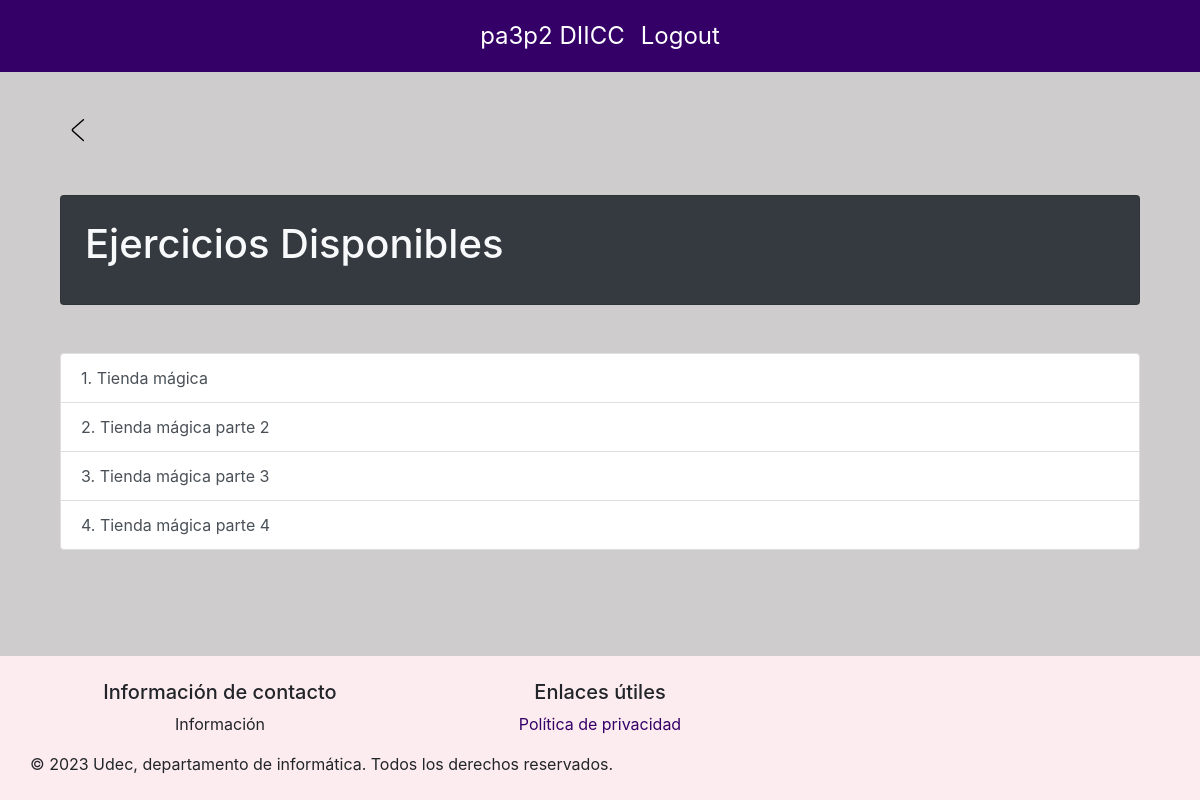
/dashEstudiante/1/serie/1 (signed in), run on an earlier commit of the app's database.
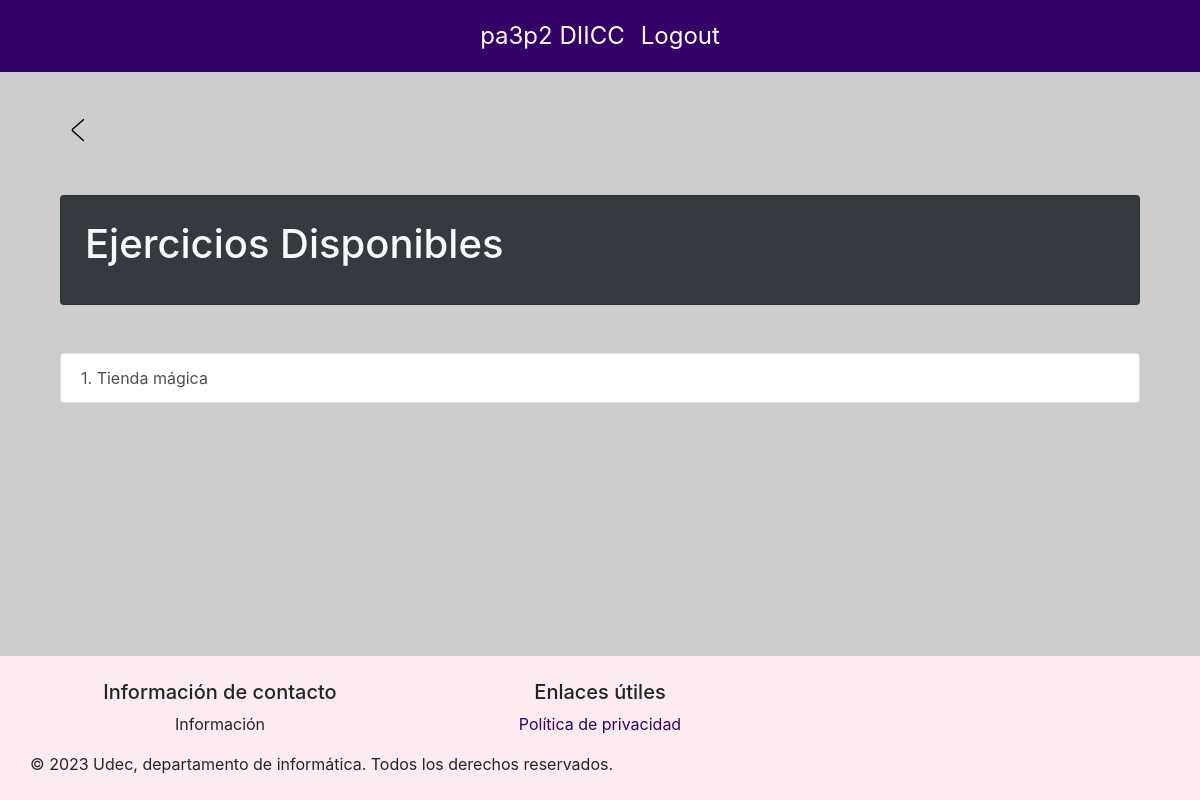
And on a later commit of the database.
### basedatos/modelos.py (models this page shows, shortened)
class Ejercicio(db.Model):
    id = db.Column(db.Integer, primary_key=True)
    nombre = db.Column(db.String(50), nullable=False, unique=True)
    path_ejercicio = db.Column(db.String(200), nullable=False)
    enunciado = db.Column(db.String(), nullable=False)
    id_serie = db.Column(db.Integer, db.ForeignKey('serie.id'), nullable=False)
    serie = db.relationship('Serie', back_populates='ejercicios')

### main.py (the view)
@app.route('/dashEstudiante/<int:estudiante_id>/serie/<int:serie_id>', methods=['GET', 'POST'])
@login_required
def detallesSeriesEstudiantes(estudiante_id, serie_id):
    if not verify_estudiante(estudiante_id):
        return redirect(url_for('login'))
    serie = db.session.get(Serie, serie_id)
    ejercicios = Ejercicio.query.filter_by(id_serie=serie_id).all()
    return render_template('detallesSerieEstudiante.html', serie=serie, ejercicios=ejercicios, estudiante_id=estudiante_id)

### basedatos/modelos.py (called while the page is built)
    @property
    def is_authenticated(self):
        return True

### main.py (called while the page is built)
@login_manager.user_loader
def load_user(user_id):
    if user_id.startswith("e"):
        user = db.session.get(Estudiante, int(user_id[1:]))
    elif user_id.startswith("s"):
        user = db.session.get(Supervisor, int(user_id[1:]))
    else:
        return None
    return user

def verify_estudiante(estudiante_id):
    if not isinstance(current_user, Estudiante):
        flash('No tienes permiso para acceder a este dashboard. Debes ser un Estudiante.', 'danger')
        return False
    if current_user.id != estudiante_id:
        flash('No tienes permiso para acceder a este dashboard.', 'danger')
        return False
    return True

### templates/detallesSerieEstudiante.html (shortened to what this page needs)
{% extends 'layout.html' %}
{% block content %}
<div class="container mt-5">
    <br>
    <a href="{{url_for('dashEstudiante', estudiante_id=estudiante_id)}}">
    </a>
</div>
<div class="container mt-5">
    <div class="card text-light bg-dark p-4 rounded mb-4">
      <h1 class="card-title">Ejercicios Disponibles</h1>
    </div>
  </div>
<div class="container mt-5">
    {% if ejercicios %}
        <div class="list-group list-group-numbered">
            {% for ejercicio in ejercicios %}
                <a href="{{url_for('detallesEjerciciosEstudiantes', estudiante_id=estudiante_id, serie_id=serie.id, ejercicio_id=ejercicio.id)}}" class="list-group-item list-group-item-action" style="font-size: 1em;">
                    {{ loop.index }}. {{ejercicio.nombre}}
                </a>
            {% endfor %}
        </div>
    {% else %}
        <p>No tienes ejercicios disponibles en este momento.</p>
    {% endif %}
</div>
{% endblock %}

What changed in the data, as far as the page shows it:
removed Ejercicio: nombre "Tienda mágica parte 2"
removed Ejercicio: nombre "Tienda mágica parte 3"
removed Ejercicio: nombre "Tienda mágica parte 4"
